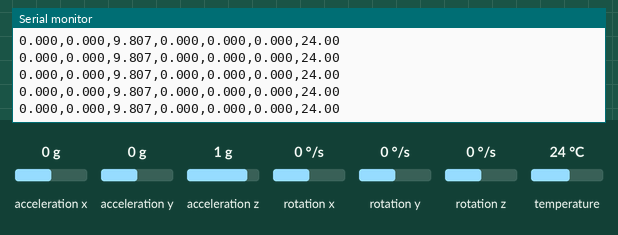
Recording of a sketch running on a simulated ESP32. Parts: the last lines printed to the serial monitor. The test bench sets the inputs (shaded band); at power-on: acceleration x 0 g, acceleration y 0 g, acceleration z 1 g, rotation x 0 °/s, rotation y 0 °/s, rotation z 0 °/s, temperature 24 °C.

Above: at 1.3 s.
1.4 s: acceleration x set to -1.4 g
At 1.43 s:
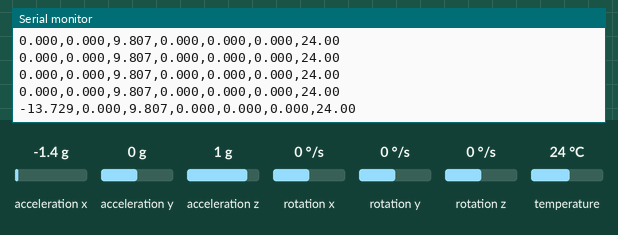
2.9 s: acceleration y set to -1.4 g
At 2.9 s:
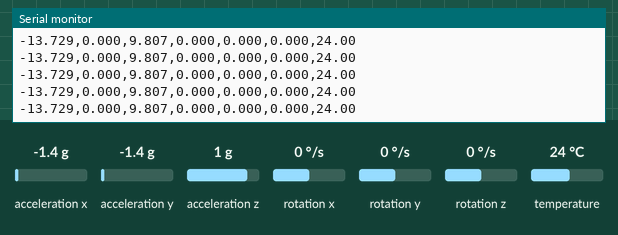
4.4 s: acceleration z set to -1.4 g
At 4.42 s:
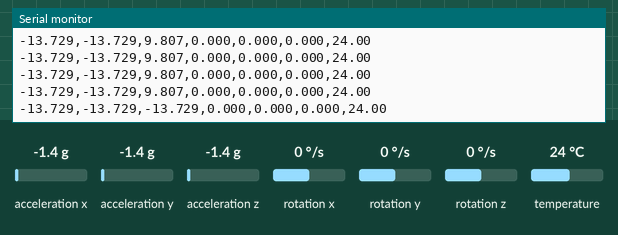
5.9 s: rotation x set to -192 °/s
At 5.95 s:
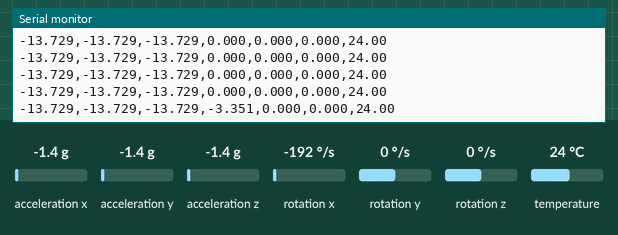
7.4 s: rotation y set to -192 °/s
At 7.42 s:
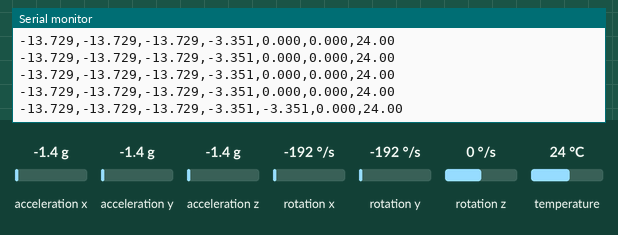

Measured:
- after the input at 1.4 s, the serial monitor: prints a new line at once (image 1)
- after the input at 4.4 s, the serial monitor: prints a new line at once (image 3)
- after the input at 5.9 s, the serial monitor: prints a new line at once (image 4)
- after the input at 7.4 s, the serial monitor: prints a new line at once (image 5)

The sketch:

mpuCollector.ino
```cpp
#include <Adafruit_MPU6050.h>
#include <Adafruit_Sensor.h>
#include <Wire.h>

Adafruit_MPU6050 mpu;

void setup() {
  Serial.begin(115200);
  while (!Serial) delay(10);

  // Initialize I2C on GPIO 8 (SDA) and GPIO 9 (SCL)
  Wire.begin(7, 15);

  Serial.println("Initializing MPU-6050...");

  if (!mpu.begin()) {
    Serial.println("ERROR: MPU-6050 not found. Check wiring and I2C address.");
    while (1) delay(10);
  }

  Serial.println("MPU-6050 found!");

  // --- Accelerometer range ---
  // Options: MPU6050_RANGE_2_G, 4_G, 8_G, 16_G
  mpu.setAccelerometerRange(MPU6050_RANGE_8_G);

  // --- Gyroscope range ---
  // Options: MPU6050_RANGE_250_DEG, 500_DEG, 1000_DEG, 2000_DEG
  mpu.setGyroRange(MPU6050_RANGE_500_DEG);

  // --- Low-pass filter bandwidth ---
  // Options: MPU6050_BAND_260_HZ down to MPU6050_BAND_5_HZ
  mpu.setFilterBandwidth(MPU6050_BAND_21_HZ);

  Serial.println();
  Serial.println("Accel X (m/s²), Accel Y, Accel Z, Gyro X (rad/s), Gyro Y, Gyro Z, Temp (°C)");
  delay(100);
}

void loop() {
  sensors_event_t accel, gyro, temp;
  mpu.getEvent(&accel, &gyro, &temp);

  // Print as CSV — easy to graph in the Serial Plotter
  Serial.print(accel.acceleration.x, 3); Serial.print(",");
  Serial.print(accel.acceleration.y, 3); Serial.print(",");
  Serial.print(accel.acceleration.z, 3); Serial.print(",");
  Serial.print(gyro.gyro.x, 3);          Serial.print(",");
  Serial.print(gyro.gyro.y, 3);          Serial.print(",");
  Serial.print(gyro.gyro.z, 3);          Serial.print(",");
  Serial.println(temp.temperature, 2);

  delay(50); // ~20 Hz sample rate
}
```
